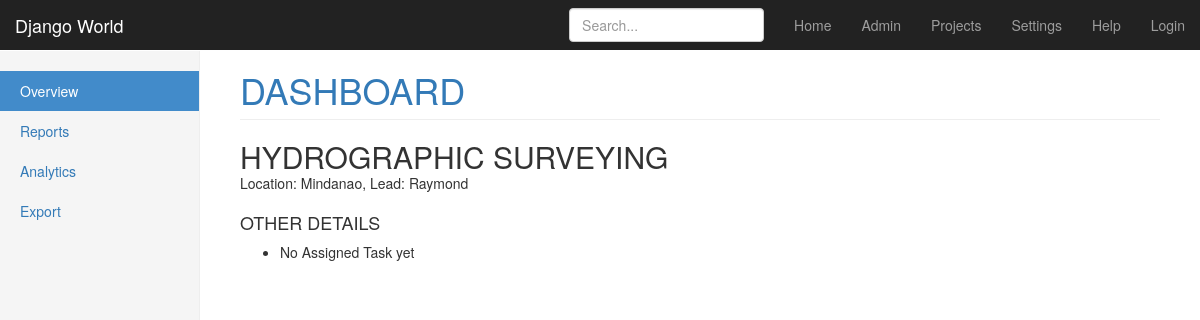
Before: /teams/2/ with the older database file.
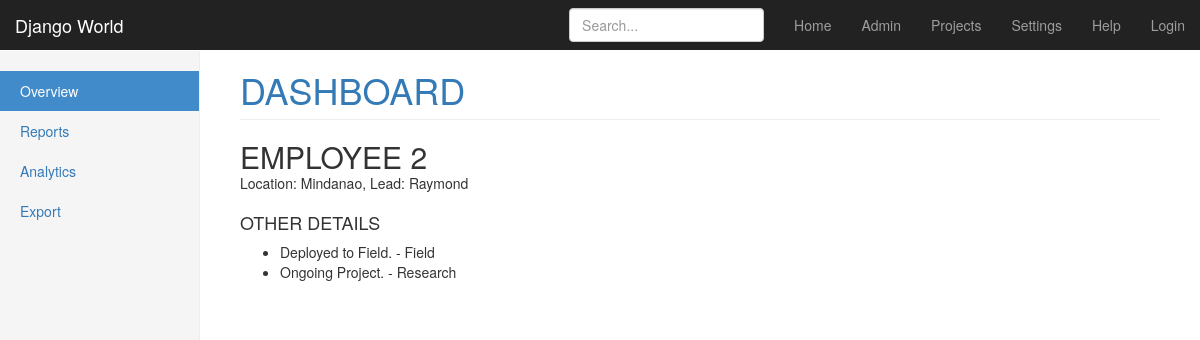
After: the same page with the newer database file.
### teams/models.py (models this page shows, shortened)
class Team(models.Model):
    name = models.CharField(max_length=255)
    lead = models.ForeignKey(User, related_name='teams', on_delete=models.PROTECT)
    field_location = models.CharField(max_length=255)

class Status_detail(models.Model):
    detail = models.CharField(max_length=255)
    months_active = models.PositiveIntegerField()
    activity = models.CharField(choices=ACTIVITIES, max_length=3)
    team = models.ForeignKey(Team, related_name='status', on_delete=models.PROTECT, default='')

### teams/views.py (the view)
# urls.py: url(r'^(?P<pk>\d+)/$', views.TeamDetailView.as_view(), name='detail'),
class TeamDetailView(DetailView, UpdateView):
    fields = ("name", "field_location", "lead")
    model = models.Team
    template_name = "teams/team_detail.html"

### teams/templates/teams/team_detail.html (shortened to what this page needs)
{% extends "teams/_layout.html" %}
{% block body_content %}
    <h1 class="page-header"><a href="{% url 'teams:list' %}" style="text-decoration: none; text-transform: uppercase;">Dashboard</a></h1>
    <h2 class="" style="text-transform:uppercase; margin-bottom: 0px;"> {{ team.name }}</h2>
    <p class="muted">Location: {{ team.field_location}}, Lead: {{ team.lead.get_full_name|default:team.lead }}</p>
    <h4 class="" style="margin-top:20px; text-transform:uppercase;">Other details</h4>
    <ul>
        {% for status in team.status.all %}
        <li>{{ status.detail }} - {{ status.get_activity_display }}</li>
        {% empty %}
        <li>No Assigned Task yet</li>
        {% endfor %}
    </ul>
{% endblock %}

### teams/templates/teams/_layout.html (shortened to what this page needs)
{% extends "_layout.html" %}
{% block sidebar_content %}
<ul class="nav nav-sidebar">
    <li class="active"><a href ="#">Overview
        <span class="sr-only">(current)</span></a></li>
    <li><a href="#">Reports </a></li>
    <li><a href="#">Analytics </a></li>
    <li><a href="#">Export </a></li>
</ul>
{% endblock %}

### templates/_layout.html (shortened to what this page needs)
<!DOCTYPE html>
<html lang="en">
    <head>
        {% load static %}
        <link rel="stylesheet" href="https://maxcdn.bootstrapcdn.com/bootstrap/3.3.6/css/bootstrap.min.css">
        <link rel="stylesheet" href="{% static 'css/goal.css' %}">
    </head>
    <body>
        <nav class="navbar navbar-inverse navbar-fixed-top">
            <div class="container-fluid">
                <div class="navbar-header">
                    <a class="navbar-brand" href="{% url 'home' %}">Django World</a>
                </div>
                <div id="navbar" class="navbar-collapse collapse">
                    <ul class="nav navbar-nav navbar-right">
                        <li><a href="{% url 'home' %}">Home</a></li>
                        <li><a href="/admin">Admin</a></li>
                        <li><a href="{% url 'teams:list' %}">Projects</a></li>
                        <li><a href="#">Settings</a></li>
                        <li><a href="#">Help</a></li>
                        {% if user.is_authenticated  %}
                        <li><a>{{ user }}</a></li>
                        <li><a href="/admin/logout">Log out</a></li>
                        {% else %}
                        <li><a href="/admin">Login</a></li>
                        {% endif %}
                    </ul>
                    <form class="navbar-form navbar-right">
                        <input type="text" class="form-control" placeholder="Search...">
                    </form>
                </div>
            </div>
        </nav>
        <div class="container-fluid">
            <div class="row">
				{% block sidebar %}
                <div class="col-sm-3 col-md-2 sidebar">
					{% block sidebar_content %}{% endblock %}
                </div>
				{% endblock %}
                <div class="col-sm-9 col-sm-offset-3 col-md-10 col-md-offset-2 main">
                    {% block body_content %}{% endblock %}
                </div>
            </div>
        </div>
    </body>
</html>

### assets/css/goal.css (style rules this page uses)
body { padding-top: 50px; }
.navbar-fixed-top { border: 0; }
.sidebar { display: none; }
@media (min-width: 768px) { .sidebar { position: fixed; top: 51px; bottom: 0; left: 0; z-index: 1000; display: block; padding: 20px; overflow-x: hidden; overflow-y: auto; background-color: #f5f5f5; border-right: 1px solid #eee; } }
.nav-sidebar { margin-right: -21px; margin-bottom: 20px; margin-left: -20px; }
.nav-sidebar > li > a { padding-right: 20px; padding-left: 20px; }
.nav-sidebar > .active > a, .nav-sidebar > .active > a:hover, .nav-sidebar > .active > a:focus { color: #fff; background-color: #428bca; }
.main { padding: 20px; }
@media (min-width: 768px) { .main { padding-right: 40px; padding-left: 40px; } }
.main .page-header { margin-top: 0; }

Changed rows visible on the page:
changed Team "Mindanao": name "HYDROGRAPHIC SURVEYING" → "EMPLOYEE 2"
added Status_detail: detail "Deployed to Field.", activity "Field"
added Status_detail: detail "Ongoing Project.", activity "Research"
Other visible differences:
text no longer shown: "No Assigned Task yet"
